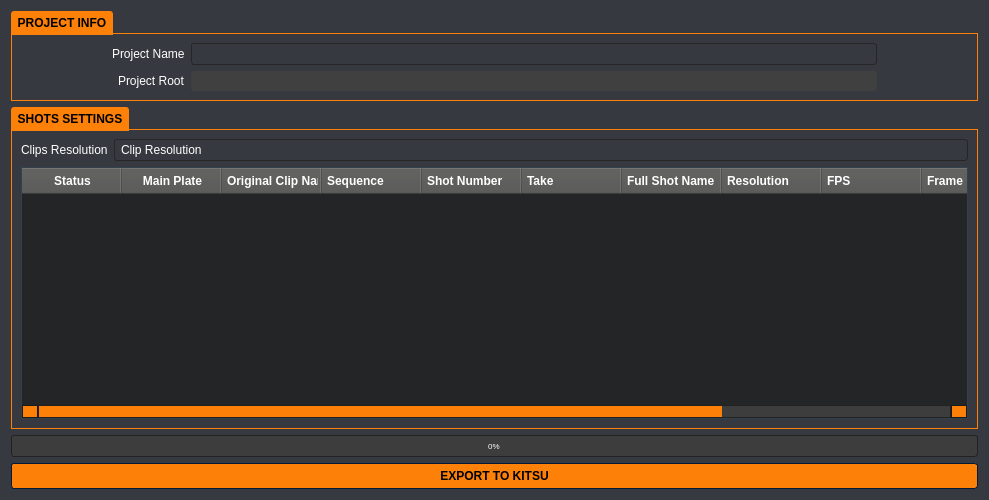
<?xml version="1.0" encoding="UTF-8"?>
<ui version="4.0">
 <class>Form</class>
 <widget class="QWidget" name="Form">
  <property name="windowModality">
   <enum>Qt::NonModal</enum>
  </property>
  <property name="geometry">
   <rect>
    <x>0</x>
    <y>0</y>
    <width>989</width>
    <height>500</height>
   </rect>
  </property>
  <property name="baseSize">
   <size>
    <width>900</width>
    <height>500</height>
   </size>
  </property>
  <property name="windowTitle">
   <string>Form</string>
  </property>
  <property name="styleSheet">
   <string notr="true">/*-----QWidget-----*/
QWidget
{
	background-color: #36393f;
	color: #ffffff;
	border-color: #051a39;
	font:  10px &quot;Verdana&quot;;

}

QWidget#main_frame{
border: 1px solid #fd8008;
}

/*-----QLabel-----*/
QLabel
{
	background-color: transparent;
	color: #ffffff;

}


QLabel::disabled
{
	background-color: transparent;
	color: #656565;

}


/*-----QMenuBar-----*/
QMenuBar
{
	background-color: #36393f;
	color: #ffffff;
	border-color: #051a39;

}


QMenuBar::disabled
{
	background-color: #404040;
	color: #656565;
	border-color: #051a39;

}


QMenuBar::item
{
    background-color: transparent;

}


QMenuBar::item:selected
{
    background-color: #fd8008;
    border: 1px solid #41cd52;

}


QMenuBar::item:pressed
{
    background-color: #b55d00;
    border: 1px solid #000;
    margin-bottom: -1px;
    padding-bottom: 1px;

}


/*-----QMenu-----*/
QMenu
{
    background-color: #36393f;
    border: 1px solid;
    color: #ffffff;

}


QMenu::separator
{
    height: 1px;
    background-color: #ff9500;
    color: #ffffff;
    padding-left: 4px;
    margin-left: 10px;
    margin-right: 5px;

}


QMenu::item
{
    min-width : 150px;
    padding: 3px 20px 3px 20px;

}


QMenu::item:selected
{
    background-color: #b55d00;
    color: #ffffff;

}


QMenu::item:disabled
{
    color: #262626;
}


/*-----QToolTip-----*/
QToolTip
{
	border : 1px solid #000000;
	background-color: #26264f;
	color: #ffffff;
	border-color: #051a39;

}



/*-----QPushButton-----*/
QPushButton
{
	background-color: #fd8008;
	color: #000000;
	font-weight: 600;
	border-style: solid;
	border-width: 1px;
	border-radius: 3px;
	border-color: #051a39;
	padding: 5px;

}


QPushButton::disabled
{
	background-color: #404040;
	color: #656565;
	border-color: #051a39;

}


QPushButton::hover
{
	background-color: #ff9d00;
	color: #ffffff;
	border-style: solid;
	border-width: 1px;
	border-radius: 3px;
	border-color: #051a39;
	padding: 5px;

}


QPushButton::pressed
{
	background-color: #b55d00;
	color: #ffffff;
	border-style: solid;
	border-width: 1px;
	border-radius: 3px;
	border-color: #051a39;
	padding: 5px;

}


/*-----QToolButton-----*/
QToolButton
{
	background-color: #fd8008;
	color: #ffffff;
	border-width: 1px;
	border-radius: 3px;
	border-color: #051a39;
	padding: 3px;

}


QToolButton::disabled
{
	background-color: #404040;
	color: #656565;
	border-color: #051a39;

}


QToolButton::hover
{
	background-color: #ff9d00;
	color: #ffffff;
	border-width: 1px;
	border-radius: 3px;
	border-color: #051a39;
	padding: 3px;

}


QToolButton::pressed
{
	background-color: #b55d00;
	color: #ffffff;
	border-width: 1px;
	border-radius: 3px;
	border-color: #051a39;
	padding: 3px;

}


/*-----QComboBox-----*/
QComboBox
{
   
    border: 1px solid;
	border-color:#262626;
    border-radius: 3px;
    padding-left: 6px;
    color: #ffffff;
    height: 20px;

}


QComboBox::disabled
{
	background-color: #404040;
	color: #656565;
	border-color: #051a39;

}


QComboBox:hover
{
    background-color: #ff9d00;

}


QComboBox:on
{
    background-color: #b55d00;

}


QComboBox QAbstractItemView
{
    background-color: #383838;
    color: #ffffff;
    border: 1px solid black;
    selection-background-color: #b55d00;
    selection-color: #ffffff;
    outline: 0;

}

QComboBox::down-arrow
{
    image: url(icons:arrow-down.svg);
    width: 8px;
    height: 8px;
}



QComboBox::drop-down
{
    subcontrol-origin: padding;
    subcontrol-position: top right;
    width: 15px;
    border-left-width: 0px;
    border-left-color: darkgray;
    border-left-style: solid; 
    border-top-right-radius: 3px; 
    border-bottom-right-radius: 3px;

}






/*-----QSpinBox &amp; QDoubleSpinBox &amp; QDateTimeEdit-----*/
QSpinBox, 
QDoubleSpinBox,
QDateTimeEdit
{
	background-color: #525251;
	color: #ffffff;
	border: 1px solid #051a39;
	border-radius: 3px;
	padding : 2px;

}


QSpinBox::disabled, 
QDoubleSpinBox::disabled,
QDateTimeEdit::disabled
{
	background-color: #404040;
	color: #656565;
	border-color: #051a39;

}


QSpinBox:hover, 
QDoubleSpinBox::hover,
QDateTimeEdit::hover
{
    background-color: #626262;
    border: 1px solid #fd8008;
    color:  #fff;
    padding: 2px

}


QSpinBox::up-button, QSpinBox::down-button,
QDoubleSpinBox::up-button, QDoubleSpinBox::down-button,
QDateTimeEdit::up-button, QDateTimeEdit::down-button
{
    background-color: #fd8008;
	border-radius: 2px;

}


QSpinBox::disabled, 
QDoubleSpinBox::disabled,
QDateTimeEdit::disabled
{
	background-color: #404040;
	color: #656565;
	border-color: #051a39;

}


QSpinBox::up-button:hover, QSpinBox::down-button:hover,
QDoubleSpinBox::up-button:hover, QDoubleSpinBox::down-button:hover,
QDateTimeEdit::up-button:hover, QDateTimeEdit::down-button:hover
{
    background-color: #ff9d00;
    border: 1px solid #ff9d00;

}


QSpinBox::up-button:disabled, QSpinBox::down-button:disabled,
QDoubleSpinBox::up-button:disabled, QDoubleSpinBox::down-button:disabled,
QDateTimeEdit::up-button:disabled, QDateTimeEdit::down-button:disabled
{
	background-color: #404040;
	color: #656565;
	border-color: #051a39;

}


QSpinBox::up-button:pressed, QSpinBox::down-button:pressed,
QDoubleSpinBox::up-button:pressed, QDoubleSpinBox::down-button::pressed,
QDateTimeEdit::up-button:pressed, QDateTimeEdit::down-button::pressed
{
    background-color: #b55d00;
    border: 1px solid #b55d00;

}



QSpinBox::down-arrow,
QDoubleSpinBox::down-arrow,
QDateTimeEdit::down-arrow
{
    image: url(icons:arrow-down.svg);
    width: 7px;

}


QSpinBox::up-arrow,
QDoubleSpinBox::up-arrow,
QDateTimeEdit::up-arrow
{
    image: url(icons:arrow-up.svg);
    width: 7px;

}



/*-----QLineEdit-----*/
QLineEdit
{
	background-color: #525251;
	color: #ffffff;
	border-width: 1px;
	border-radius: 3px;
	border-color: #051a39;
	padding: 2px;

}


QLineEdit::disabled
{
	background-color: #404040;
	color: #656565;
	border-width: 1px;
	border-radius: 3px;
	border-color: #051a39;
	padding: 2px;

}


/*-----QTextEdit-----*/
QTextEdit
{
	/* background-color: rgb(18, 18, 18); */
	color: #cecece;
	border-color: #051a39;

}


QTextEdit::disabled
{
	background-color: #404040;
	color: #656565;
	border-color: #051a39;

}


/*-----QGroupBox-----*/
QGroupBox 
{
    border: 1px solid;
    border-color: #fd8008;
    margin-top: 22px;
	font-weight: 600;

}


QGroupBox::title  
{
    background-color: #fd8008;
    color: #000000;
	font-size: 6pt;
	font-weight: 600;
    subcontrol-origin: margin;
    subcontrol-position: top left;
    padding: 5px;
	border-top-left-radius: 3px;
	border-top-right-radius: 3px;

}


QGroupBox::title::disabled
{
	background-color: #404040;
	color: #656565;
    subcontrol-origin: margin;
    subcontrol-position: top left;
    padding: 5px;
	border-top-left-radius: 3px;
	border-top-right-radius: 3px;

}


/*-----QRadioButton-----*/
QRadioButton::indicator::unchecked
{ 
	border: 2px inset gray; 
	border-radius: 5px; 
	background-color:  #fff;
	width: 9px; 
	height: 9px; 

}


QRadioButton::indicator::unchecked:hover
{ 
	border: 2px solid #fd8008; 
	border-radius: 5px; 
	background-color:  #fff;
	width: 9px; 
	height: 9px; 

}


QRadioButton::indicator::checked
{ 
	border: 2px inset darkgray; 
	border-radius: 5px; 
	background-color: #b55d00; 
	width: 9px; 
	height: 9px; 

}


QRadioButton::disabled
{
	color: #656565;

}


QRadioButton::indicator:disabled
{
	background-color: #656565;
	color: #656565;
    border: 2px solid #656565;

}


/*-----QTableView &amp; QTableWidget-----*/
QTableView
{
    background-color: #242526;
    border: 1px solid #32414B;
    color: #f0f0f0;
    gridline-color: #ff9900;
    outline : 0;

}


QTableView::disabled
{
    background-color: #242526;
    border: 1px solid #32414B;
    color: #656565;
    gridline-color: #656565;
    outline : 0;

}


QTableView::item:hover 
{
    background-color: #26264f;
    color: #f0f0f0;

}


QTableView::item:selected 
{
    background-color: #1a1b1c;
    border: 2px solid #b55d00;
    color: #F0F0F0;

}


QTableView::item:selected:disabled
{
    background-color: #1a1b1c;
    border: 2px solid #525251;
    color: #656565;

}


QTableCornerButton::section
{
    background-color: #505050;
    color: #fff;

}


QHeaderView::section
{
    background-color: #525251;
    color: #fff;
    text-align: left;
	padding: 4px;
	
}


QHeaderView::section:disabled
{
    background-color: #525251;
    color: #656565;

}


QHeaderView::section:checked
{
    color: #fff;
    background-color: #b55d00;

}


QHeaderView::section:checked:disabled
{
    color: #656565;
    background-color: #525251;

}


QHeaderView::section::vertical::first,
QHeaderView::section::vertical::only-one
{
    border-top: 1px solid #353635;

}


QHeaderView::section::vertical
{
    border-top: 1px solid #353635;

}


QHeaderView::section::horizontal::first,
QHeaderView::section::horizontal::only-one
{
    border-left: 1px solid #353635;

}


QHeaderView::section::horizontal
{
    border-left: 1px solid #353635;

}


/*-----QTabWidget-----*/
QTabBar::tab
{
	background-color: #fd8008;
    color: #767676;
	font-weight: 600;
	padding:5px;
	subcontrol-origin: margin;
    subcontrol-position: top left;
	border-top-left-radius: 3px;
	border-top-right-radius: 3px;

}


QTabBar::tab:disabled
{
	background-color: #404040;
	color: #656565;
	subcontrol-origin: margin;
    subcontrol-position: top left;
	border-top-left-radius: 3px;
	border-top-right-radius: 3px;

}


QTabWidget::pane 
{
	border: 1px solid;
    border-color: #fd8008;

}

QTabBar::tab:selected
{
    background-color: #fd8008;
    color: #000000;
	font-weight: 600;
	subcontrol-origin: margin;
    subcontrol-position: top left;
	border-top-left-radius: 3px;
	border-top-right-radius: 3px;
}


QTabBar::tab:selected:disabled
{
	background-color: #404040;
	color: #656565;

}


QTabBar::tab:!selected 
{
    background-color: #262626;

}


QTabBar::tab:!selected:hover 
{
    background-color: #ff9d00;
	color: #000;

}


QTabBar::tab:top:selected 
{
    border-bottom-color: none;

}


QTabBar::tab:bottom:selected 
{
    border-top-color: none;

}



QTabBar::tab:left:selected 
{
    border-left-color: none;

}


QTabBar::tab:right:selected 
{
    border-right-color: none;

}


QTabBar::tab:left:last, QTabBar::tab:right:last,
QTabBar::tab:left:only-one, QTabBar::tab:right:only-one 
{
    margin-bottom: 0;

}


/*-----QSlider-----*/
QSlider::groove:horizontal 
{
	background-color: transparent;
	height: 5px;

}


QSlider::sub-page:horizontal 
{
	background-color: #fd8008;

}


QSlider::add-page:horizontal 
{
	background-color: #666765;

}


QSlider::handle:horizontal 
{
	background-color: #fd8008;
	width: 14px;
	margin-top: -6px;
	margin-bottom: -6px;
	border-radius: 3px;

}


QSlider::handle:horizontal:hover 
{
	background-color: #fd8008;
	border-radius: 3px;

}


QSlider::sub-page:horizontal:disabled 
{
	background-color: #bbb;
	border-color: #999;

}


QSlider::add-page:horizontal:disabled 
{
	background-color: #eee;
	border-color: #999;

}


QSlider::handle:horizontal:disabled 
{
	background-color: #eee;
	border: 1px solid #aaa;
	border-radius: 3px;

}


QSlider::groove:vertical 
{
	background-color: transparent;
	width: 5px;

}


QSlider::sub-page:vertical 
{
	background-color: #fd8008;

}


QSlider::add-page:vertical 
{
	background-color: #666765;

}


QSlider::handle:vertical 
{
	background-color: #fd8008;
	height: 14px;
	margin-left: -6px;
	margin-right: -6px;
	border-radius: 3px;

}


QSlider::handle:vertical:hover 
{
	background-color: #fd8008;
	border-radius: 3px;

}


QSlider::sub-page:vertical:disabled 
{
	background-color: #bbb;
	border-color: #999;

}


QSlider::add-page:vertical:disabled 
{
	background-color: #eee;
	border-color: #999;

}


QSlider::handle:vertical:disabled 
{
	background-color: #eee;
	border: 1px solid #aaa;
	border-radius: 3px;

}


/*-----QDial-----*/
QDial
{
	background-color: #fd8008;

}


QDial::disabled
{
	background-color: #404040;

}

/*-----QScrollBar-----*/
QScrollBar:horizontal
{
    border: 1px solid #222222;
    background-color: #3d3d3d;
    height: 13px;
    margin: 0px 16px 0 16px;

}


QScrollBar::handle:horizontal
{
    background: #fd8008;
    min-height: 20px;

}


QScrollBar::add-line:horizontal
{
    border: 1px solid #1b1b19;
    background-color: #fd8008;
    width: 14px;
    subcontrol-position: right;
    subcontrol-origin: margin;

}


QScrollBar::sub-line:horizontal
{
    border: 1px solid #1b1b19;
    background-color: #fd8008;
    width: 14px;
    subcontrol-position: left;
    subcontrol-origin: margin;

}


QScrollBar::right-arrow:horizontal
{
    image: url(icons:arrow-right.svg);
    width: 6px;
    height: 6px;

}


QScrollBar::left-arrow:horizontal
{
    image: url(icons:arrow-left.svg);
    width: 6px;
    height: 6px;

}


QScrollBar::add-page:horizontal, QScrollBar::sub-page:horizontal
{
    background: none;

}


QScrollBar:vertical
{
    background-color: #3d3d3d;
    width: 13px;
    margin: 16px 0 16px 0;
    border: 1px solid #222222;

}


QScrollBar::handle:vertical
{
    background-color: #fd8008;
    min-height: 20px;

}


QScrollBar::add-line:vertical
{
    border: 1px solid #1b1b19;
    background-color: #fd8008;
    height: 14px;
    subcontrol-position: bottom;
    subcontrol-origin: margin;

}


QScrollBar::sub-line:vertical
{
    border: 1px solid #1b1b19;
    background-color: #fd8008;
    height: 14px;
    subcontrol-position: top;
    subcontrol-origin: margin;

}


QScrollBar::add-page:vertical, QScrollBar::sub-page:vertical
{
    background: none;

}


QScrollBar::up-arrow:vertical
{
    image: url(icons:arrow-up.svg);
    width: 6px;
    height: 6px;

}


QScrollBar::down-arrow:vertical
{
    image: url(icons:arrow-down.svg);
    width: 6px;
    height: 6px;

}

/*-----QProgressBar-----*/
QProgressBar
{
    border: 1px solid #222222;
    background-color: #3d3d3d;
    text-align: center;
    color: #ffffff;
    font-size: 8px;
    /* font-weight: bold; */
    padding: 1px;
    border-radius: 3px;
}
QProgressBar::chunk
{
    background-color: #fd8008;
}
</string>
  </property>
  <layout class="QVBoxLayout" name="verticalLayout">
   <item>
    <widget class="QGroupBox" name="groupBox">
     <property name="title">
      <string>PROJECT INFO</string>
     </property>
     <property name="alignment">
      <set>Qt::AlignCenter</set>
     </property>
     <layout class="QVBoxLayout" name="verticalLayout_2">
      <property name="leftMargin">
       <number>100</number>
      </property>
      <property name="rightMargin">
       <number>100</number>
      </property>
      <item>
       <layout class="QFormLayout" name="form_layout">
        <property name="fieldGrowthPolicy">
         <enum>QFormLayout::AllNonFixedFieldsGrow</enum>
        </property>
        <property name="labelAlignment">
         <set>Qt::AlignRight|Qt::AlignTrailing|Qt::AlignVCenter</set>
        </property>
        <item row="0" column="0">
         <widget class="QLabel" name="label_4">
          <property name="text">
           <string>Project Name</string>
          </property>
         </widget>
        </item>
        <item row="1" column="0">
         <widget class="QLabel" name="label_7">
          <property name="text">
           <string>Project Root</string>
          </property>
         </widget>
        </item>
        <item row="1" column="1">
         <widget class="QLineEdit" name="projectRoot">
          <property name="enabled">
           <bool>false</bool>
          </property>
         </widget>
        </item>
        <item row="0" column="1">
         <widget class="QComboBox" name="project_box"/>
        </item>
       </layout>
      </item>
     </layout>
    </widget>
   </item>
   <item>
    <widget class="QGroupBox" name="groupBox_2">
     <property name="title">
      <string>SHOTS SETTINGS</string>
     </property>
     <property name="alignment">
      <set>Qt::AlignCenter</set>
     </property>
     <layout class="QVBoxLayout" name="verticalLayout_3">
      <item>
       <layout class="QHBoxLayout" name="horizontalLayout_2">
        <item alignment="Qt::AlignLeft">
         <widget class="QLabel" name="label">
          <property name="text">
           <string>Clips Resolution</string>
          </property>
         </widget>
        </item>
        <item>
         <widget class="QComboBox" name="clip_rez_box">
          <property name="sizePolicy">
           <sizepolicy hsizetype="Expanding" vsizetype="Fixed">
            <horstretch>0</horstretch>
            <verstretch>0</verstretch>
           </sizepolicy>
          </property>
          <item>
           <property name="text">
            <string>Clip Resolution</string>
           </property>
          </item>
          <item>
           <property name="text">
            <string>Timeline Resolution</string>
           </property>
          </item>
         </widget>
        </item>
       </layout>
      </item>
      <item>
       <widget class="QTableWidget" name="tableWidget">
        <property name="baseSize">
         <size>
          <width>900</width>
          <height>350</height>
         </size>
        </property>
        <property name="layoutDirection">
         <enum>Qt::LeftToRight</enum>
        </property>
        <property name="selectionMode">
         <enum>QAbstractItemView::NoSelection</enum>
        </property>
        <attribute name="horizontalHeaderVisible">
         <bool>true</bool>
        </attribute>
        <attribute name="horizontalHeaderShowSortIndicator" stdset="0">
         <bool>true</bool>
        </attribute>
        <attribute name="horizontalHeaderStretchLastSection">
         <bool>true</bool>
        </attribute>
        <attribute name="verticalHeaderVisible">
         <bool>false</bool>
        </attribute>
        <column>
         <property name="text">
          <string>Status</string>
         </property>
         <property name="font">
          <font>
           <weight>75</weight>
           <bold>true</bold>
          </font>
         </property>
         <property name="textAlignment">
          <set>AlignCenter</set>
         </property>
        </column>
        <column>
         <property name="text">
          <string>Main Plate</string>
         </property>
         <property name="font">
          <font>
           <weight>75</weight>
           <bold>true</bold>
          </font>
         </property>
        </column>
        <column>
         <property name="text">
          <string>Original Clip Name</string>
         </property>
         <property name="font">
          <font>
           <weight>75</weight>
           <bold>true</bold>
          </font>
         </property>
         <property name="textAlignment">
          <set>AlignLeading|AlignVCenter</set>
         </property>
        </column>
        <column>
         <property name="text">
          <string>Sequence</string>
         </property>
         <property name="font">
          <font>
           <weight>75</weight>
           <bold>true</bold>
          </font>
         </property>
         <property name="textAlignment">
          <set>AlignLeading|AlignVCenter</set>
         </property>
        </column>
        <column>
         <property name="text">
          <string>Shot Number</string>
         </property>
         <property name="font">
          <font>
           <weight>75</weight>
           <bold>true</bold>
          </font>
         </property>
         <property name="textAlignment">
          <set>AlignLeading|AlignVCenter</set>
         </property>
        </column>
        <column>
         <property name="text">
          <string>Take</string>
         </property>
         <property name="font">
          <font>
           <weight>75</weight>
           <bold>true</bold>
          </font>
         </property>
         <property name="textAlignment">
          <set>AlignLeading|AlignVCenter</set>
         </property>
        </column>
        <column>
         <property name="text">
          <string>Full Shot Name</string>
         </property>
         <property name="font">
          <font>
           <weight>75</weight>
           <bold>true</bold>
          </font>
         </property>
         <property name="textAlignment">
          <set>AlignLeading|AlignVCenter</set>
         </property>
        </column>
        <column>
         <property name="text">
          <string>Resolution</string>
         </property>
         <property name="font">
          <font>
           <weight>75</weight>
           <bold>true</bold>
          </font>
         </property>
         <property name="textAlignment">
          <set>AlignLeading|AlignVCenter</set>
         </property>
        </column>
        <column>
         <property name="text">
          <string>FPS</string>
         </property>
         <property name="font">
          <font>
           <weight>75</weight>
           <bold>true</bold>
          </font>
         </property>
         <property name="textAlignment">
          <set>AlignLeading|AlignVCenter</set>
         </property>
        </column>
        <column>
         <property name="text">
          <string>Frame In</string>
         </property>
         <property name="font">
          <font>
           <weight>75</weight>
           <bold>true</bold>
          </font>
         </property>
         <property name="textAlignment">
          <set>AlignLeading|AlignVCenter</set>
         </property>
        </column>
        <column>
         <property name="text">
          <string>Frame Out</string>
         </property>
         <property name="font">
          <font>
           <weight>75</weight>
           <bold>true</bold>
          </font>
         </property>
         <property name="textAlignment">
          <set>AlignLeading|AlignVCenter</set>
         </property>
        </column>
        <column>
         <property name="text">
          <string>Description</string>
         </property>
         <property name="font">
          <font>
           <weight>75</weight>
           <bold>true</bold>
          </font>
         </property>
         <property name="textAlignment">
          <set>AlignLeading|AlignVCenter</set>
         </property>
        </column>
       </widget>
      </item>
     </layout>
    </widget>
   </item>
   <item>
    <widget class="QProgressBar" name="progressBar">
     <property name="value">
      <number>0</number>
     </property>
     <property name="alignment">
      <set>Qt::AlignCenter</set>
     </property>
     <property name="textVisible">
      <bool>true</bool>
     </property>
    </widget>
   </item>
   <item>
    <layout class="QHBoxLayout" name="horizontalLayout">
     <item>
      <widget class="QPushButton" name="export_button">
       <property name="text">
        <string>EXPORT TO KITSU</string>
       </property>
      </widget>
     </item>
    </layout>
   </item>
  </layout>
 </widget>
 <resources/>
 <connections/>
</ui>
